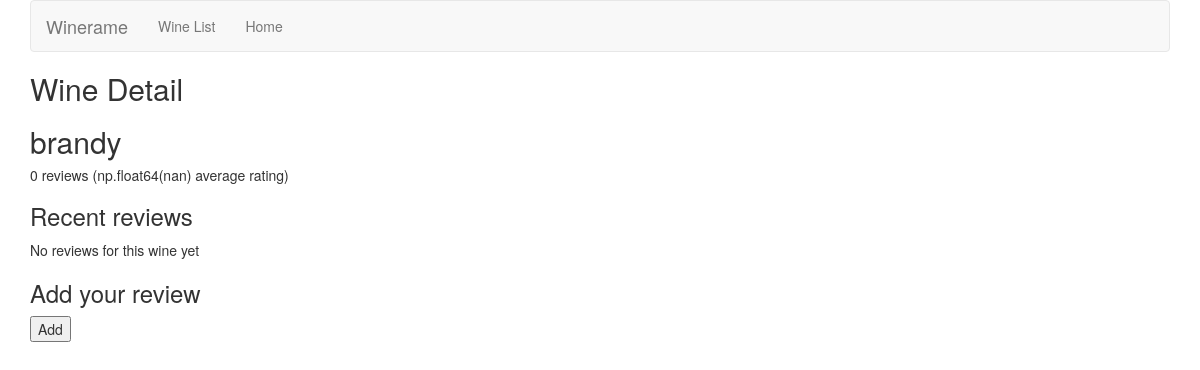
Page /reviews/wine/2/ on the committed database.
### reviews/models.py (models this page shows, shortened)
class Wine(models.Model):
    name = models.CharField(max_length=200)
    def average_rating(self):
        all_ratings = []
        for review in self.review_set.all():
            all_ratings.append(review.rating)
        return np.mean(all_ratings)

### reviews/views.py (the view)
# urls.py: re_path(r'^wine/(?P<wine_id>[0-9]+)/$', views.wine_detail, name='wine_detail'),
def wine_detail(request, wine_id):
    wine = get_object_or_404(Wine, pk=wine_id)
    form = ReviewForm()
    return render(request, 'reviews/wine_detail.html', {'wine': wine})

### reviews/templates/reviews/wine_detail.html (shortened to what this page needs)
{% extends 'reviews/base.html' %}
{% load bootstrap3 %}
{% block title %}
    <h2>Wine Detail</h2>
{% endblock   %}
{% block content %}
<h2>{{ wine.name }}</h2>
<h5>{{ wine.review_set.count }} reviews ({{ wine.average_rating | floatformat }} average rating)</h5>
<h3>Recent reviews</h3>
{% if wine.review_set.all %}
<div>
    {% for review in wine.review_set.all %}
    <div>
        <em>{{ review.comment }}</em>
        <h6>Rated {{ review.rating }} of 5 by {{ review.user_name }}</h6>
        <h5><a href="{% url 'reviews:review_detail' review.id %}">
        Read more
        </a></h5>
    </div>
    {% endfor %}
</div>
{% else %}
<p>No reviews for this wine yet</p>
{% endif %}
<h3>Add your review</h3>
<form action="{% url 'reviews:add_review' wine.id %}" method="post">
    <input type="submit" value="Add" />
</form>
{% endblock  %}

### rows in the picture
Wine: name "brandy", review_set.count "0", average_rating "np.float64(nan)"
